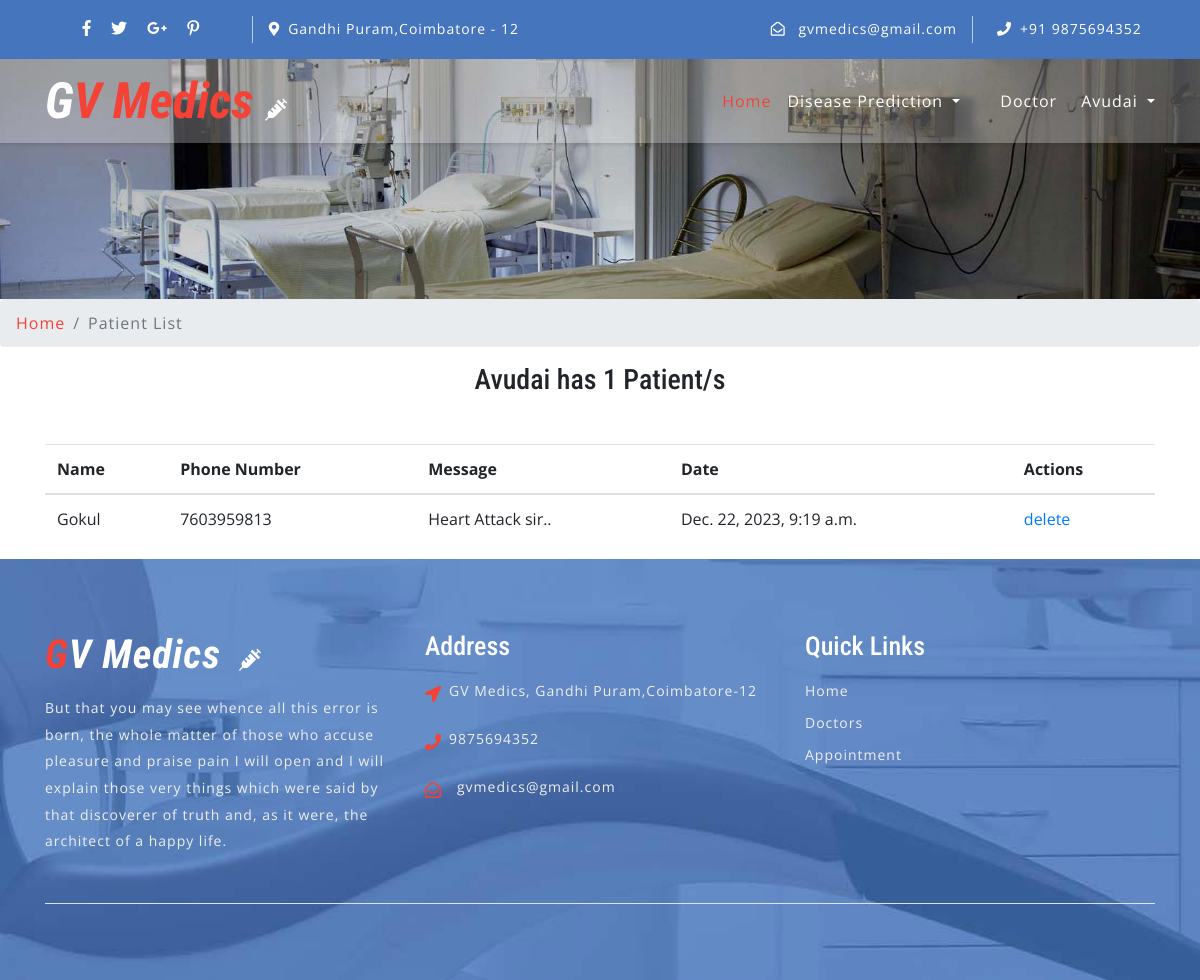
Screenshot of /appoinment/patient/ (signed in) with the database file from the repository.
### accounts/models.py (models this page shows, shortened)
class User(AbstractUser):
    username = None
    role = models.CharField(max_length=12, error_messages={
        'required': "Role must be provided"
    })
    gender = models.CharField(max_length=10, blank=True, null=True, default="")
    email = models.EmailField(unique=True, blank=False,
                              error_messages={
                                  'unique': "A user with that email already exists.",
                              })
    phone_number = models.CharField(unique=True, blank=True, null=True, max_length=20,
                                    error_messages={
                                        'unique': "A user with that phone number already exists."
                                    })
    USERNAME_FIELD = "email"
    REQUIRED_FIELDS = []
    objects = UserManager()

### appoinment/models.py (models this page shows, shortened)
class TakeAppointment(models.Model):
    user = models.ForeignKey(User, on_delete=models.CASCADE)
    appointment = models.ForeignKey(Appointment, on_delete=models.CASCADE)
    full_name = models.CharField(max_length=100)
    message = models.TextField()
    phone_number = models.CharField(max_length=120)
    date = models.DateTimeField(default=timezone.now)

### appoinment/views.py (the view)
# urls.py: path('patient/', PatientListView.as_view(), name='patient-list'),
class PatientListView(ListView):
    model = TakeAppointment
    context_object_name = 'patients'
    template_name = "appointment/patient_list.html"
    def get_queryset(self):
        return self.model.objects.filter(appointment__user_id=self.request.user.id).order_by('-id')

### appoinment/templates/appointment/patient_list.html (shortened to what this page needs)
{% extends 'base.html' %}
{% load static %}
{% block content %}
<div class="inner-banner-w3ls">
</div>
<div class="breadcrumb-agile">
    <div aria-label="breadcrumb">
        <ol class="breadcrumb">
            <li class="breadcrumb-item">
                <a href="/">Home</a>
            </li>
            <li class="breadcrumb-item active" aria-current="page">Patient List</li>
        </ol>
    </div>
</div>
    <section class="dentist-area section-padding-50-0">
        <div class="container" style="align-items: center; justify-content: center;display: flex;">
            <div class="col-12 col-sm-6 col-md-4">
                <h3 style="align-items: center;justify-content: center;display: flex"> {{ request.user.first_name }} has {{ patients.count }}
                    Patient/s</h3>
            </div>
        </div>
    </section>
    <section class="dentist-area section-padding-30-0">
        <div class="container">
            <table class="table">
                <thead>
                <tr>
                    <th scope="col">Name</th>
                    <th scope="col">Phone Number</th>
                    <th scope="col">Message</th>
                    <th scope="col">Date</th>
                    <th scope="col">Actions</th>
                </tr>
                </thead>
                <tbody>
                {% for patient in patients %}
                    <tr>
                        <td>{{ patient.full_name }}</td>
                        <td> {{ patient.phone_number }}</td>
                        <td> {{ patient.message }}</td>
                        <td> {{ patient.date }}</td>
                        <td>
                            <a href="{% url 'delete-patient' patient.id %}">
                                <span class="">delete</span>
                            </a>
                        </td>
                    </tr>
                {% endfor %}
                </tbody>
            </table>
        </div>
    </section>
{% endblock %}

### home/templates/partials/navbar.html (shortened to what this page needs)
	<header>
		<div class="top-bar py-3">
			<div class="container">
				<div class="row">
					<div class="col-lg-7 top-social-agile">
						<div class="row">
							<ul class="col-lg-4 col-6 top-right-info text-center">
								<li>
									<a href="#">
										<i class="fab fa-facebook-f"></i>
									</a>
								</li>
								<li class="mx-3">
									<a href="#">
										<i class="fab fa-twitter"></i>
									</a>
								</li>
								<li>
									<a href="#">
										<i class="fab fa-google-plus-g"></i>
									</a>
								</li>
								<li class="ml-3">
									<a href="#">
										<i class="fab fa-pinterest-p"></i>
									</a>
								</li>
							</ul>
							<div class="col-6 header-top_w3layouts pl-3 text-lg-left text-center">
								<p class="text-white">
									<i class="fas fa-map-marker-alt mr-2"></i>Gandhi Puram,Coimbatore - 12</p>
							</div>
						</div>
					</div>
					<div class="col-lg-5 top-social-agile text-lg-right text-center">
						<div class="row">
							<div class="col-lg-7 col-6 top-w3layouts">
								<p class="text-white">
									<i class="far fa-envelope-open mr-2"></i>
									<a href="" class="text-white">gvmedics@gmail.com</a>
								</p>
							</div>
							<div class="col-lg-5 col-6 header-w3layouts pl-4 text-lg-left">
								<p class="text-white">
									<i class="fas fa-phone mr-2"></i>+91 9875694352</p>
							</div>
						</div>
					</div>
				</div>
			</div>
		</div>
	</header>
	<div id="home">
		<div class="main-top py-1">
			<nav class="navbar navbar-expand-lg navbar-light fixed-navi">
				<div class="container">
					<h1>
						<a class="navbar-brand font-weight-bold font-italic" href="{% url 'home' %}">
							<span>G</span>V Medics
							<i class="fas fa-syringe"></i>
						</a>
					</h1>
					<div class="collapse navbar-collapse text-center" id="navbarSupportedContent">
						<ul class="navbar-nav ml-lg-auto">
							<li class="nav-item active mt-lg-0 mt-3">
								<a class="nav-link" href="{% url 'home' %}">Home
								</a>
							</li>
							<li class="nav-item dropdown nav-item  mx-lg-3 my-lg-0 my-3">
								<a class="nav-link dropdown-toggle" href="#" id="navbarDropdown" role="button" data-toggle="dropdown"
								    aria-haspopup="true" aria-expanded="false">
									Disease Prediction
								</a>
							</li>
							<li class="nav-item mx-lg-4">
								<a class="nav-link" href="{% url 'doctor' %}">Doctor</a>
							</li>
							{% if request.user.is_authenticated and request.user.role == 'doctor' %}
							<li class="nav-item dropdown">
								<a class="nav-link dropdown-toggle" href="#" id="navbarDropdown" role="button" data-toggle="dropdown"
									aria-haspopup="true" aria-expanded="false">
									{{ request.user.first_name }}
								</a>
							</li>
						{% endif %}
					</div>
				</div>
			</nav>
		</div>
	</div>

### home/static/css/style.css (style rules this page uses)
body { padding: 0; margin: 0; background: #FFF; font-family: 'Open Sans', sans-serif; }
body a { transition: 0.5s all; -webkit-transition: 0.5s all; -moz-transition: 0.5s all; -o-transition: 0.5s all; -ms-transition: 0.5s all; text-decoration: none; }
h1, h2, h3, h4, h5, h6 { margin: 0; padding: 0; font-family: 'Roboto Condensed', sans-serif; }
p { margin: 0; padding: 0; font-family: 'Open Sans', sans-serif; font-size: 15px; letter-spacing: 1px; line-height: 1.9; color: #999; }
ul, ol { margin: 0; padding: 0; }
.top-bar { background: #4575bd; }
.top-right-info li i { color: #fff; transition: 0.5s all; -webkit-transition: 0.5s all; -moz-transition: 0.5s all; -o-transition: 0.5s all; -ms-transition: 0.5s all; }
.top-right-info li { display: inline-block; }
.header-top_w3layouts p, .header-w3layouts p, .top-w3layouts p { font-size: 14px; }
.header-top_w3layouts, .header-w3layouts { border-left: 1px solid rgba(255, 255, 255, 0.63); }
div#home { position: relative; }
.main-top { position: absolute; z-index: 999; width: 100%; background: rgba(255, 255, 255, 0.26); box-shadow: 0 2px 3px 0 rgba(0, 0, 0, 0.1); -webkit-transition: background-color .1s ease-in-out; -moz-transition: background-color .1s ease-in-out; -ms-transition: background-color .1s ease-in-out; -o-transition: background-color .1s ease-in-out; transition: background-color .1s ease-in-out; }
.navbar-light .navbar-nav .nav-link { padding: 0; color: #fff; background: transparent; font-size: 16px; letter-spacing: 1px; }
.navbar-light .navbar-nav .show>.nav-link, .navbar-light .navbar-nav .active>.nav-link, .navbar-light .navbar-nav .nav-link.show, .navbar-light .navbar-nav .nav-link.active, .navbar-light .navbar-nav .nav-link:hover, .navbar-light .navbar-nav .nav-link:focus { color: #f44336; }
nav.fixed-navi ul { list-style: none; margin: 0; padding: 0; }
nav.fixed-navi ul li { float: left; }
a.navbar-brand { color: #f44336; font-size: 50px; padding: 0; }
.navbar-light .navbar-brand, .navbar-light .navbar-brand:hover, .navbar-light .navbar-brand:focus, .w3l-footer h2 a span { color: #f44336; }
a.navbar-brand span { color: #fff; }
a.navbar-brand i, .w3l-footer h2 a i { color: #fff; font-size: 22px; }
.inner-banner-w3ls { background: url(../images/banner3.jpg) no-repeat center; background-size: cover; -webkit-background-size: cover; -moz-background-size: cover; -o-background-size: cover; -moz-background-size: cover; height: 20vw; }
.breadcrumb li a { color: #f44336; }
.breadcrumb li { letter-spacing: 1px; color: #000; }

### rows the page displays
User: user.first_name "Avudai"
TakeAppointment: full_name "Gokul", phone_number "7603959813", message "Heart Attack sir..", date "Dec. 22, 2023, 9:19 a.m."

### other values shown
{{ patients.count }} "1"
